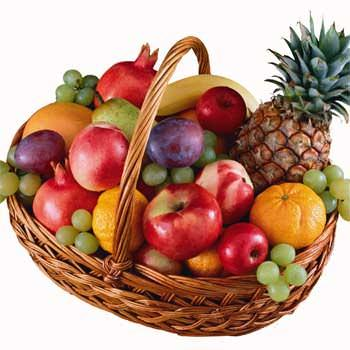
#> input picture 5210411135/image/fruit.jpg, 350 x 350 px, found by its file name
$ python operasi-pengurangan.py
#> lines starting #> are read from the running program, lines starting #| are printed output that depends on the picture
import cv2
import numpy as np

# membaca gambar
minus = cv2.imread("D:/Citra Digital Praktik/5210411135/image/fruit.jpg", 0)
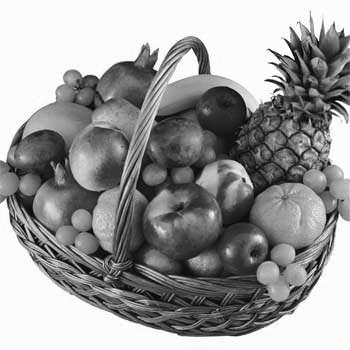
#> minus: shape (350, 350); min 0, max 255, mean 154.1
img = cv2.imread("D:/Citra Digital Praktik/5210411135/image/minusbucket.jpg", 0)
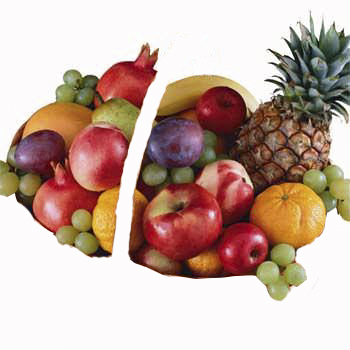
#> input picture 5210411135/image/minusbucket.jpg, 350 x 350 px, found by its file name
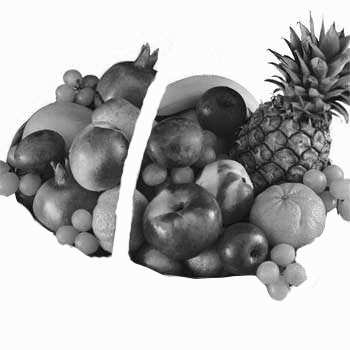
#> img: shape (350, 350); min 0, max 255, mean 178.5
newImg = np.zeros((len(minus), len(minus[0]))).astype(np.uint8)
#> newImg: shape (350, 350); every value is 0

for i in range(len(newImg)):
    for j in range(len(newImg[0])):
        px = int(img[i, j]) - int(minus[i, j])
        if px > 255:
            newImg[i, j] = 255
        elif px < 0:
            newImg[i, j] = 0
        else:
            newImg[i, j] = px
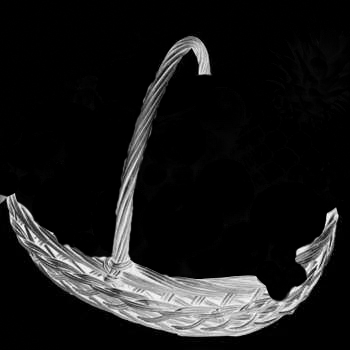
#> newImg: shape (350, 350); min 0, max 253, mean 25.7

cv2.imshow("minus", minus)
cv2.imshow("original", img)
cv2.imshow("hasil", newImg)

cv2.waitKey()
